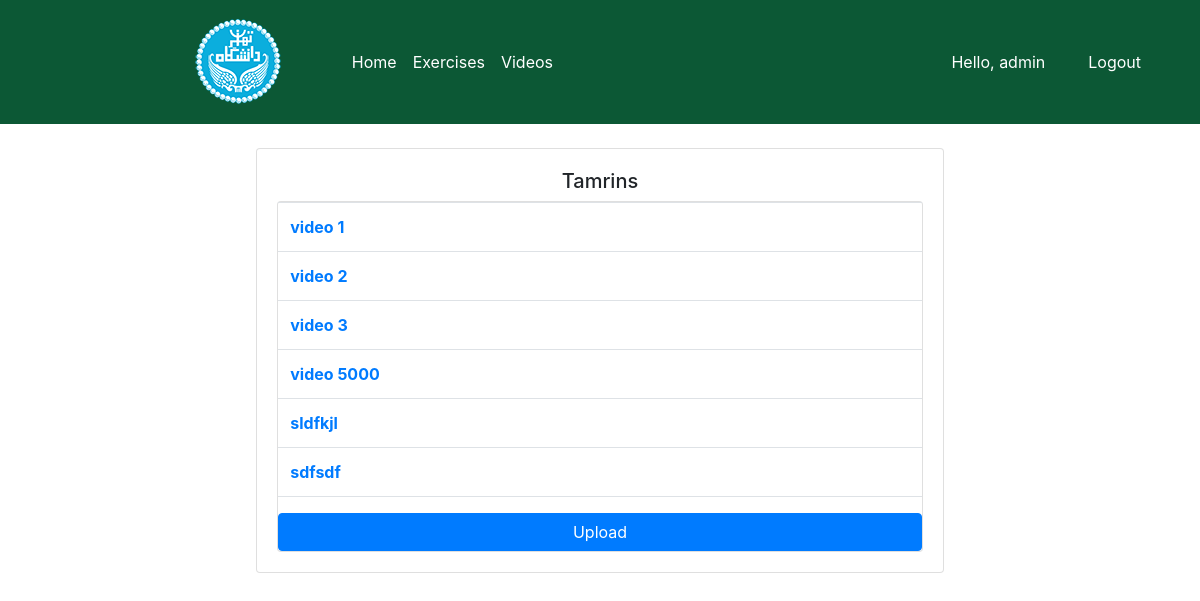
The page /menu_ostad/videos/ (signed in) on the database as committed earlier.
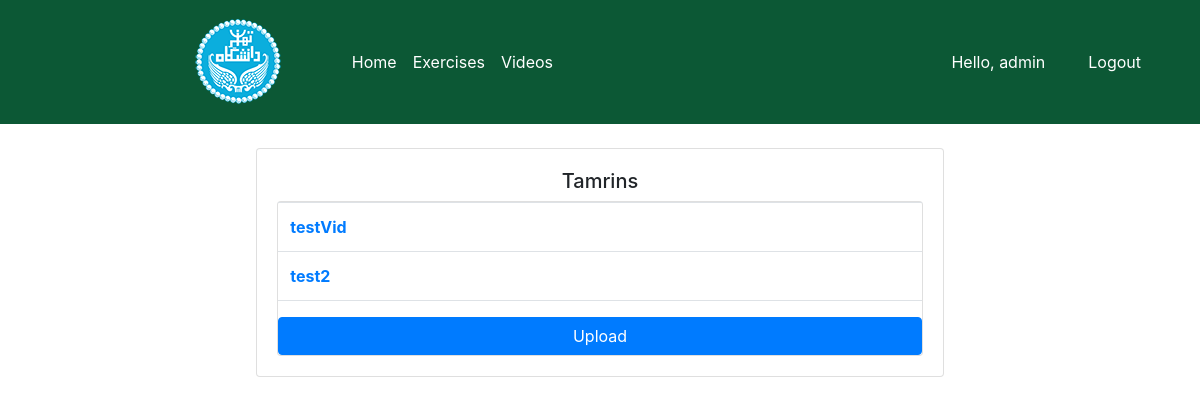
The same page on the database as committed later.
### users/models.py (models this page shows, shortened)
class Vids(models.Model):
    caption = models.CharField(max_length=300)
    video = models.FileField(upload_to='videos')
    upload_time = models.DateTimeField(auto_now_add=True)

### users/views.py (the view)
# urls.py: path('menu_ostad/videos/', VideoOstad.as_view(), name='video_ostad'),
class VideoOstad(View):
    @method_decorator(login_required(login_url='login'))
    @method_decorator(allowed_users(allowed_roles=['ostad']))
    def get(self, request):
        video = Vids.objects.all()
        return render(request, 'users/video_ostad.html', {'videos': video})

### users/decorator.py (called while the page is built)
def allowed_users(allowed_roles=[]):
    def decorator(view_func):
        def wrapper_func(request, *args, **kwargs):
            group = None
            if request.user.groups.exists():
                group = request.user.groups.all()[0].name
            if group in allowed_roles:
                return view_func(request, *args, **kwargs)
            else:
                return HttpResponse(group)
        return wrapper_func
    return decorator

### users/templates/users/video_ostad.html
{% extends 'users/base.html' %}
{% load static %}
{% block content %}
<br>
<div class="row">
    <div class="col-md-7" style="margin-left:auto;margin-right:auto;">
        <div class="card card-body">
            <h5 class="text-center">Tamrins</h5>
            <div class = card card-body>
                <table class="table">
                    {% for video in videos %}
                        <tr>
                            <th><a href="{% url 'video_detail_ostad' video.id %}">{{video.caption}}</a></th>
                        </tr>
                    {% endfor %}
                </table>
                <a href="{% url 'create_video' %}" class="btn btn-primary btn-block"> Upload </a>
            </div>
        </div>
    </div>
</div>
{% endblock %}

Rows that differ between the two databases and show on the page:
removed Vids: caption "video 1"
removed Vids: caption "video 2"
removed Vids: caption "video 3"
removed Vids: caption "video 5000"
removed Vids: caption "sldfkjl"
removed Vids: caption "sdfsdf"
added Vids: caption "testVid"
added Vids: caption "test2"
